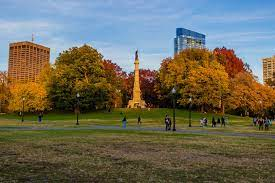
#> input picture Photos/boston.jpg, 275 x 183 px, found by its file name
$ python basic.py
#> lines starting #> are read from the running program, lines starting #| are printed output that depends on the picture; after the words box and inside, x2 and y2 are one past the last pixel; in counts of white or black regions, pixels touching at a corner belong together
import cv2 as cv


img = cv.imread("Photos/boston.jpg")
#> img is the input picture: shape (183, 275, 3); mean B, G, R 90.2, 106.1, 108.8

cv.imshow("Image", img)

###  converting an Img to GreyScale  ###


gray = cv.cvtColor(img, cv.COLOR_BGR2GRAY)
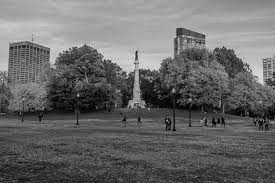
#> gray: shape (183, 275); min 0, max 232, mean 105.1
cv.imshow("Gray Scale", gray)


## Blurring an Img ##   |Kernal Size Tuple must be an odd number|

blur = cv.GaussianBlur(img, (3,3), cv.BORDER_DEFAULT)
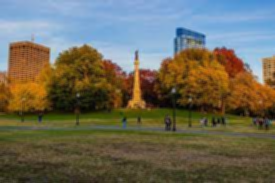
#> blur: shape (183, 275, 3); mean B, G, R 90.2, 106.1, 108.8

cv.imshow("Blurred", blur)


## Edge Cascading ##

canny = cv.Canny(img, 125, 175)
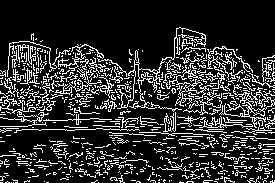
#> canny: shape (183, 275); 18.1% white in thin lines or dots, all inside (x1, y1, x2, y2) = (0, 27, 275, 183)
cv.imshow("Edges", canny)


## Dilating An Image ##

dilated = cv.dilate(canny, (3,3), iterations=1)
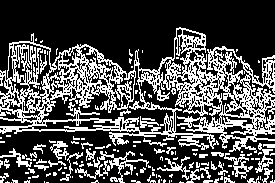
#> dilated: shape (183, 275); 30.6% white in thin lines or dots, all inside (x1, y1, x2, y2) = (0, 27, 275, 183)
cv.imshow("Dilated", dilated)


# Eroding ##

eroded = cv.erode(dilated, (3,3), iterations=1)
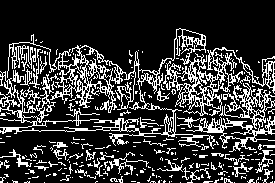
#> eroded: shape (183, 275); 21.4% white in thin lines or dots, all inside (x1, y1, x2, y2) = (0, 28, 275, 183)
cv.imshow("Eroded", eroded)


## Resize  ##  | Cubic takes the longest but is the hightest quality |

resize = cv.resize(img, (500,500), interpolation=cv.INTER_LINEAR)
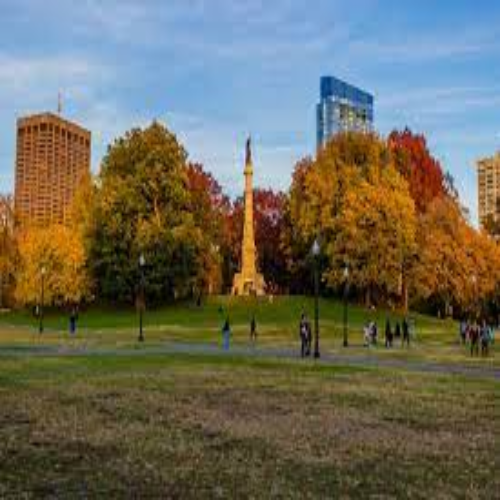
#> resize: shape (500, 500, 3); mean B, G, R 90.1, 105.9, 108.7
cv.imshow("Resized", resize)


## Cropping  ## | array slicing |

cropped = img[50:200, 200:400]
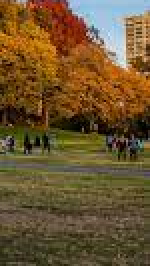
#> cropped: shape (133, 75, 3) (shown 2 times larger); mean B, G, R 48.6, 84.9, 108.9
cv.imshow("Cropped", cropped)


cv.waitKey(0)
